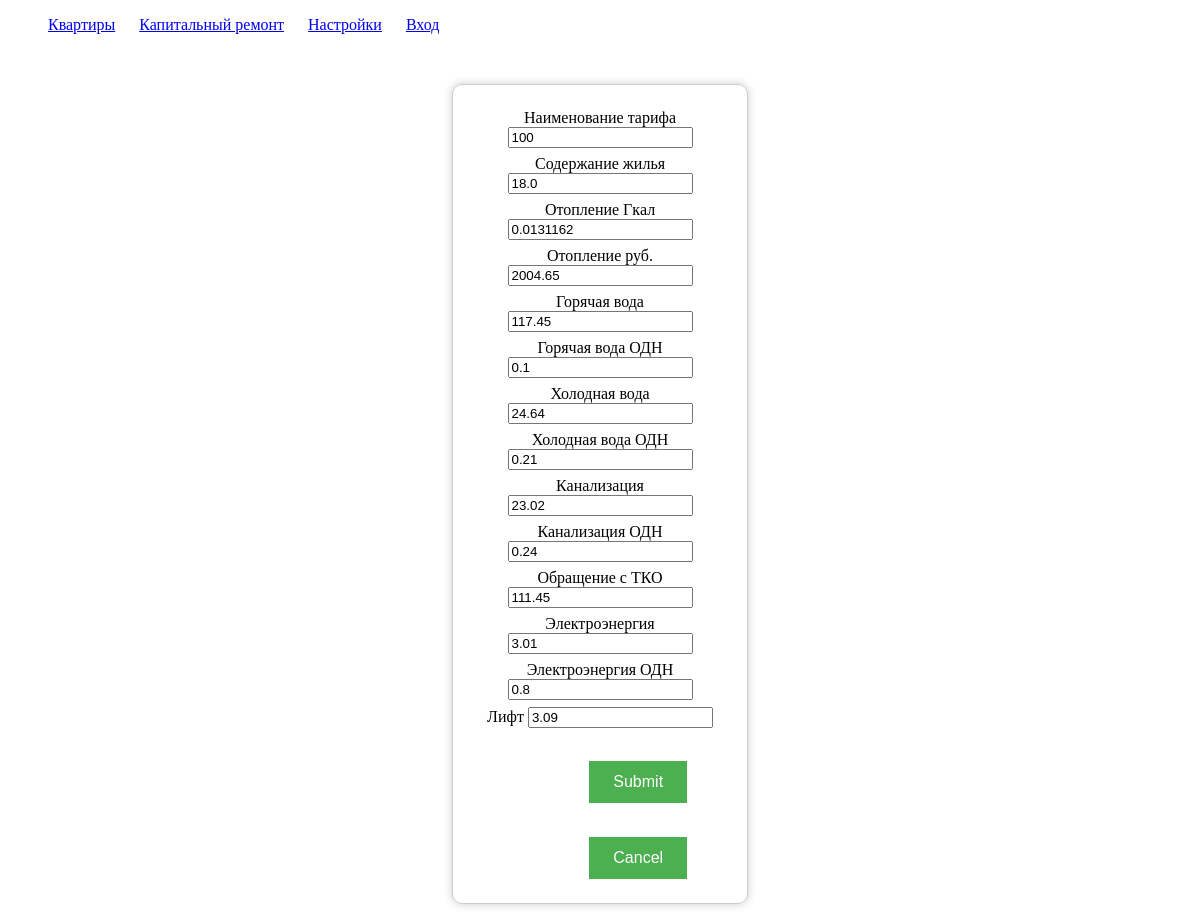
/main/1/update/, run on an earlier commit of the app's database.
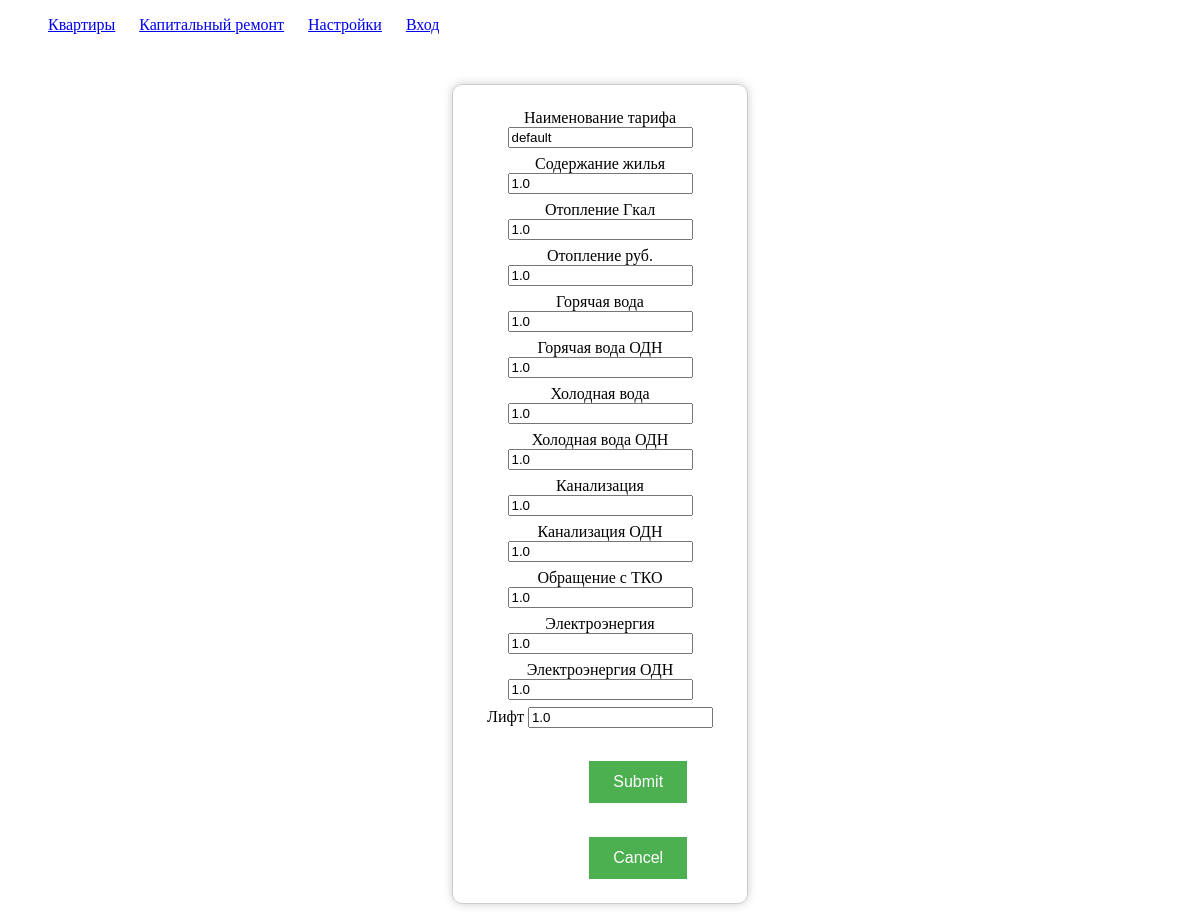
And on a later commit of the database.
### main/models.py (models this page shows, shortened)
class Tariff(models.Model):
    name = models.CharField(max_length=200)
    maintenance = models.FloatField(null=True, blank=True)
    heating = models.FloatField(null=True, blank=True)
    heating_rub = models.FloatField(null=True, blank=True)
    hot_water = models.FloatField(null=True, blank=True)
    hot_water_odn = models.FloatField(null=True, blank=True)
    cold_water = models.FloatField(null=True, blank=True)
    cold_water_odn = models.FloatField(null=True, blank=True)
    sewage = models.FloatField(null=True, blank=True)
    sewage_odn = models.FloatField(null=True, blank=True)
    solid_waste = models.FloatField(null=True, blank=True)
    electricity = models.FloatField(null=True, blank=True)
    lift = models.FloatField(null=True, blank=True)
    electricity_odn = models.FloatField(null=True, blank=True)

### main/views.py (the view)
# urls.py: path('main/<int:pk>/update/', views.TariffUpdateView.as_view(), name='tariff_update'),
class TariffUpdateView(TariffBaseView, UpdateView):
    """View to update a tariff"""

### main/templates/main/tariff_form.html (shortened to what this page needs)
{% extends 'main/base.html' %}
{% block content %}
<div class="container d-flex justify-content-center mt-5" style="width: 25%;">
    <div class="col mt-5">
        <form action="" method="post">
            <div class="form-group">
                <label for="{{ form.name.id_for_label }}">Наименование тарифа</label>
                {{ form.name }}
              </div>
              <div class="form-group">
                <label for="{{ form.maintenance.id_for_label }}">Содержание жилья</label>
                {{ form.maintenance }}
              </div>
              <div class="form-group">
                <label for="{{ form.heating.id_for_label }}">Отопление Гкал</label>
                {{ form.heating }}
              </div>
              <div class="form-group">
                <label for="{{ form.heating_rub.id_for_label }}">Отопление руб.</label>
                {{ form.heating_rub }}
              </div>
              <div class="form-group">
                <label for="{{ form.hot_water.id_for_label }}">Горячая вода</label>
                {{ form.hot_water }}
              </div>
              <div class="form-group">
                <label for="{{ form.hot_water_odn.id_for_label }}">Горячая вода ОДН</label>
                {{ form.hot_water_odn }}
              </div>
              <div class="form-group">
                <label for="{{ form.cold_water.id_for_label }}">Холодная вода</label>
                {{ form.cold_water }}
              </div>
              <div class="form-group">
                <label for="{{ form.cold_water_odn.id_for_label }}">Холодная вода ОДН</label>
                {{ form.cold_water_odn }}
              </div>
              <div class="form-group">
                <label for="{{ form.sewage.id_for_label }}">Канализация</label>
                {{ form.sewage }}
              </div>
              <div class="form-group">
                <label for="{{ form.sewage_odn.id_for_label }}">Канализация ОДН</label>
                {{ form.sewage_odn }}
              </div>
              <div class="form-group">
                <label for="{{ form.solid_waste.id_for_label }}">Обращение с ТКО</label>
                {{ form.solid_waste }}
              </div>
              <div class="form-group">
                <label for="{{ form.electricity.id_for_label }}">Электроэнергия</label>
                {{ form.electricity }}
              </div>
              <div class="form-group">
                <label for="{{ form.electricity_odn.id_for_label }}">Электроэнергия ОДН</label>
                {{ form.electricity_odn }}
              </div>
              <div class="form-group">
                <label for="{{ form.lift.id_for_label }}">Лифт</label>
                {{ form.lift }}
              </div>
            <div class="container d-flex justify-content-center" style="width: 10%;">
                <input type="submit" class="btn btn-primary btn-lg" value="Submit" style="margin-right: 30px; margin-top: 30px;">
                <input type="submit" class="btn btn-danger btn-lg" style="margin-top: 30px;" onclick="window.location='{% url 'main:all' %}'; return false;" value="Cancel">
            </div>
        </form>
    </div>
</div>
{% endblock %}

What changed in the data, as far as the page shows it:
changed Tariff: name "100" → "default"; maintenance "18.0" → "1.0"; heating "0.0131162" → "1.0"; heating_rub "2004.65" → "1.0"; hot_water "117.45" → "1.0"; hot_water_odn "0.1" → "1.0"; cold_water "24.64" → "1.0"; cold_water_odn "0.21" → "1.0"; sewage "23.02" → "1.0"; sewage_odn "0.24" → "1.0"; solid_waste "111.45" → "1.0"; electricity "3.01" → "1.0"; electricity_odn "0.8" → "1.0"; lift "3.09" → "1.0"
